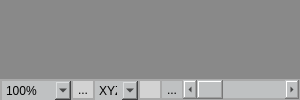
     <widget class="QWidget" name="CentralFrame" native="true">
      <property name="sizePolicy">
       <sizepolicy hsizetype="Expanding" vsizetype="Expanding">
        <horstretch>0</horstretch>
        <verstretch>0</verstretch>
       </sizepolicy>
      </property>
      <layout class="QVBoxLayout" name="verticalLayout_3">
       <property name="spacing">
        <number>0</number>
       </property>
       <property name="leftMargin">
        <number>0</number>
       </property>
       <property name="topMargin">
        <number>0</number>
       </property>
       <property name="rightMargin">
        <number>0</number>
       </property>
       <property name="bottomMargin">
        <number>0</number>
       </property>
       <item>
        <widget class="VR::OSGQT_Widget" name="m_pOSGQTWidget" native="true">
         <property name="sizePolicy">
          <sizepolicy hsizetype="Expanding" vsizetype="Expanding">
           <horstretch>0</horstretch>
           <verstretch>0</verstretch>
          </sizepolicy>
         </property>
         <property name="minimumSize">
          <size>
           <width>300</width>
           <height>0</height>
          </size>
         </property>
         <property name="sizeIncrement">
          <size>
           <width>0</width>
           <height>0</height>
          </size>
         </property>
         <property name="baseSize">
          <size>
           <width>800</width>
           <height>600</height>
          </size>
         </property>
         <property name="styleSheet">
          <string notr="true">background-color:rgb(137,137,137);</string>
         </property>
        </widget>
       </item>
       <item>
        <widget class="QFrame" name="frame_5">
         <property name="sizePolicy">
          <sizepolicy hsizetype="Expanding" vsizetype="Expanding">
           <horstretch>0</horstretch>
           <verstretch>0</verstretch>
          </sizepolicy>
         </property>
         <property name="maximumSize">
          <size>
           <width>16777215</width>
           <height>21</height>
          </size>
         </property>
         <property name="styleSheet">
          <string notr="true">background-color: rgb(191, 193, 194);
border: 1px solid darkgray;</string>
         </property>
         <layout class="QHBoxLayout" name="horizontalLayout">
          <property name="spacing">
           <number>0</number>
          </property>
          <property name="sizeConstraint">
           <enum>QLayout::SetDefaultConstraint</enum>
          </property>
          <property name="leftMargin">
           <number>0</number>
          </property>
          <property name="topMargin">
           <number>0</number>
          </property>
          <property name="rightMargin">
           <number>0</number>
          </property>
          <property name="bottomMargin">
           <number>0</number>
          </property>
          <item>
           <widget class="QComboBox" name="m_pComboBox_PercentageZoom">
            <property name="sizePolicy">
             <sizepolicy hsizetype="Preferred" vsizetype="Preferred">
              <horstretch>0</horstretch>
              <verstretch>0</verstretch>
             </sizepolicy>
            </property>
            <property name="minimumSize">
             <size>
              <width>0</width>
              <height>21</height>
             </size>
            </property>
            <property name="maximumSize">
             <size>
              <width>71</width>
              <height>16777215</height>
             </size>
            </property>
            <property name="mouseTracking">
             <bool>true</bool>
            </property>
            <property name="acceptDrops">
             <bool>true</bool>
            </property>
            <property name="autoFillBackground">
             <bool>false</bool>
            </property>
            <property name="styleSheet">
             <string notr="true"/>
            </property>
            <property name="editable">
             <bool>false</bool>
            </property>
            <property name="insertPolicy">
             <enum>QComboBox::InsertAlphabetically</enum>
            </property>
            <property name="frame">
             <bool>false</bool>
            </property>
            <item>
             <property name="text">
              <string>100%</string>
             </property>
            </item>
            <item>
             <property name="text">
              <string>150%</string>
             </property>
            </item>
            <item>
             <property name="text">
              <string>200%</string>
             </property>
            </item>
           </widget>
          </item>
          <item>
           <widget class="QToolButton" name="m_p_ToolButton_RefinedZoom">
            <property name="maximumSize">
             <size>
              <width>22</width>
              <height>22</height>
             </size>
            </property>
            <property name="toolTip">
             <string>Zoom</string>
            </property>
            <property name="styleSheet">
             <string notr="true">QToolButton:checked {
	background-color: rgb(191,193,194);
	padding: 0px 0px;
	margin: 0px 0px;
}

QToolButton:!checked {
	background-color: lightgray;
	padding: 0px 0px;
	margin: 0px 0px;
}</string>
            </property>
            <property name="text">
             <string>...</string>
            </property>
            <property name="icon">
             <iconset>
              <normaloff>:/Zoom.png</normaloff>:/Zoom.png</iconset>
            </property>
            <property name="checkable">
             <bool>true</bool>
            </property>
            <property name="checked">
             <bool>false</bool>
            </property>
            <property name="popupMode">
             <enum>QToolButton::InstantPopup</enum>
            </property>
            <property name="autoRaise">
             <bool>false</bool>
            </property>
           </widget>
          </item>
          <item>
           <widget class="QComboBox" name="m_p_ComboBox_DefineDragAxis">
            <property name="sizePolicy">
             <sizepolicy hsizetype="Maximum" vsizetype="Maximum">
              <horstretch>0</horstretch>
              <verstretch>0</verstretch>
             </sizepolicy>
            </property>
            <property name="minimumSize">
             <size>
              <width>0</width>
              <height>21</height>
             </size>
            </property>
            <property name="maximumSize">
             <size>
              <width>45</width>
              <height>16777215</height>
             </size>
            </property>
            <property name="mouseTracking">
             <bool>false</bool>
            </property>
            <property name="toolTip">
             <string>Rotate</string>
            </property>
            <property name="statusTip">
             <string/>
            </property>
            <property name="whatsThis">
             <string/>
            </property>
            <property name="accessibleName">
             <string/>
            </property>
            <property name="accessibleDescription">
             <string/>
            </property>
            <property name="styleSheet">
             <string notr="true"/>
            </property>
            <property name="editable">
             <bool>false</bool>
            </property>
            <property name="currentText">
             <string>XYZ</string>
            </property>
            <property name="insertPolicy">
             <enum>QComboBox::NoInsert</enum>
            </property>
            <property name="frame">
             <bool>false</bool>
            </property>
            <item>
             <property name="text">
              <string>XYZ</string>
             </property>
            </item>
            <item>
             <property name="text">
              <string>XY</string>
             </property>
            </item>
            <item>
             <property name="text">
              <string>XZ</string>
             </property>
            </item>
            <item>
             <property name="text">
              <string>YZ</string>
             </property>
            </item>
           </widget>
          </item>
          <item>
           <widget class="QToolButton" name="m_p_ToolButton_CameraManipulatorOnOff">
            <property name="maximumSize">
             <size>
              <width>22</width>
              <height>22</height>
             </size>
            </property>
            <property name="toolTip">
             <string>Pan</string>
            </property>
            <property name="statusTip">
             <string/>
            </property>
            <property name="whatsThis">
             <string/>
            </property>
            <property name="accessibleName">
             <string/>
            </property>
            <property name="accessibleDescription">
             <string/>
            </property>
            <property name="styleSheet">
             <string notr="true">QToolButton:checked {
	background-color: rgb(191,193,194);
}

QToolButton:!checked {
	background-color: lightgray;
}</string>
            </property>
            <property name="text">
             <string/>
            </property>
            <property name="icon">
             <iconset>
              <normaloff>:/cursor_hand.png</normaloff>:/cursor_hand.png</iconset>
            </property>
            <property name="iconSize">
             <size>
              <width>16</width>
              <height>10</height>
             </size>
            </property>
            <property name="checkable">
             <bool>true</bool>
            </property>
            <property name="popupMode">
             <enum>QToolButton::InstantPopup</enum>
            </property>
            <property name="toolButtonStyle">
             <enum>Qt::ToolButtonIconOnly</enum>
            </property>
            <property name="autoRaise">
             <bool>false</bool>
            </property>
            <property name="arrowType">
             <enum>Qt::NoArrow</enum>
            </property>
           </widget>
          </item>
          <item>
           <widget class="QToolButton" name="m_p_ToolButton_GridOnOff">
            <property name="maximumSize">
             <size>
              <width>22</width>
              <height>22</height>
             </size>
            </property>
            <property name="toolTip">
             <string>Gridlines</string>
            </property>
            <property name="styleSheet">
             <string notr="true">QToolButton:checked {
	background-color: rgb(191,193,194);
}

QToolButton:!checked {
	background-color: lightgray;
}</string>
            </property>
            <property name="text">
             <string>...</string>
            </property>
            <property name="icon">
             <iconset>
              <normaloff>:/grid.png</normaloff>:/grid.png</iconset>
            </property>
            <property name="checkable">
             <bool>true</bool>
            </property>
            <property name="checked">
             <bool>true</bool>
            </property>
           </widget>
          </item>
          <item>
           <widget class="QScrollBar" name="m_p_HorizontalScrollBar_TranslateScene">
            <property name="sizePolicy">
             <sizepolicy hsizetype="Minimum" vsizetype="Maximum">
              <horstretch>0</horstretch>
              <verstretch>0</verstretch>
             </sizepolicy>
            </property>
            <property name="minimumSize">
             <size>
              <width>0</width>
              <height>19</height>
             </size>
            </property>
            <property name="maximumSize">
             <size>
              <width>16777215</width>
              <height>20</height>
             </size>
            </property>
            <property name="orientation">
             <enum>Qt::Horizontal</enum>
            </property>
           </widget>
          </item>
         </layout>
        </widget>
       </item>
      </layout>
     </widget>
